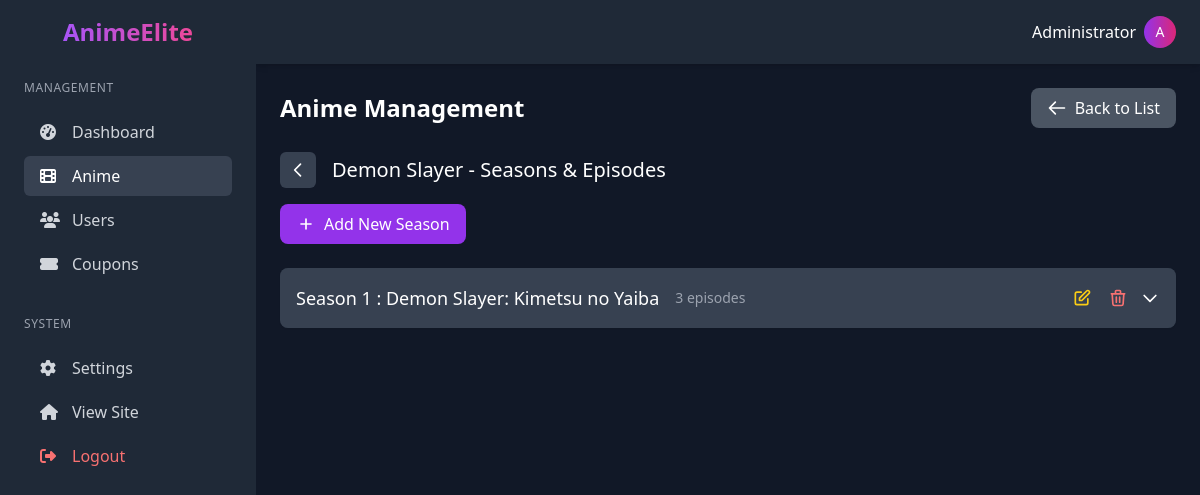
/admin/anime_management.php?action=seasons&id=2 (signed in), run on an earlier commit of the app's database.
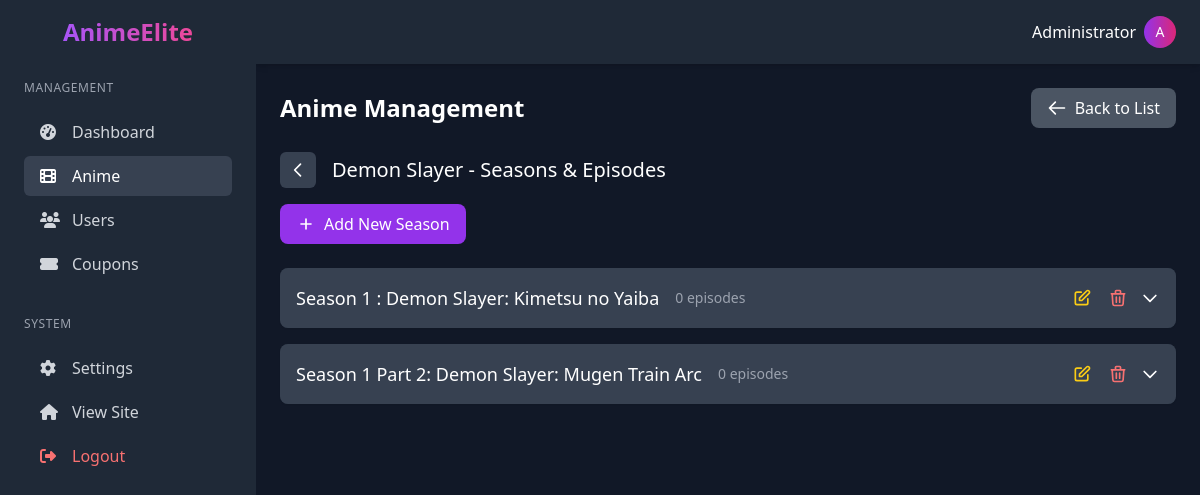
And on a later commit of the database.
### tables this page shows
CREATE TABLE IF NOT EXISTS users (
    id INT AUTO_INCREMENT PRIMARY KEY,
    username VARCHAR(50) NOT NULL UNIQUE,
    email VARCHAR(100) NOT NULL UNIQUE,
    password VARCHAR(255) NOT NULL,
    display_name VARCHAR(100),
    avatar VARCHAR(255),
    role ENUM('user', 'admin') DEFAULT 'user',
    created_at TIMESTAMP DEFAULT CURRENT_TIMESTAMP,
    updated_at TIMESTAMP DEFAULT CURRENT_TIMESTAMP ON UPDATE CURRENT_TIMESTAMP
);

CREATE TABLE IF NOT EXISTS anime (
    id INT AUTO_INCREMENT PRIMARY KEY,
    title VARCHAR(255) NOT NULL,
    description TEXT,
    cover_image VARCHAR(255),
    release_year VARCHAR(4),
    genres VARCHAR(255),
    status ENUM('ongoing', 'completed', 'upcoming') DEFAULT 'ongoing',
    created_at TIMESTAMP DEFAULT CURRENT_TIMESTAMP,
    updated_at TIMESTAMP DEFAULT CURRENT_TIMESTAMP ON UPDATE CURRENT_TIMESTAMP
);

CREATE TABLE IF NOT EXISTS seasons (
    id INT AUTO_INCREMENT PRIMARY KEY,
    anime_id INT NOT NULL,
    season_number INT NOT NULL,
    part_number INT DEFAULT 1,
    title VARCHAR(255),
    description TEXT,
    cover_image VARCHAR(255),
    release_year VARCHAR(4),
    created_at TIMESTAMP DEFAULT CURRENT_TIMESTAMP,
    updated_at TIMESTAMP DEFAULT CURRENT_TIMESTAMP ON UPDATE CURRENT_TIMESTAMP,
    FOREIGN KEY (anime_id) REFERENCES anime(id) ON DELETE CASCADE,
    UNIQUE KEY unique_season_part (anime_id, season_number, part_number)
);

### admin/anime_management.php (the view, shortened to what this page needs)
<?php
require_once 'includes/header.php';
$action = isset($_GET['action']) ? $_GET['action'] : 'list';
$anime_id = isset($_GET['id']) ? intval($_GET['id']) : 0;
?>
<div class="flex justify-between items-center mb-6">
    <h1 class="text-2xl font-semibold">Anime Management</h1>
    <?php if ($action === 'list'): ?>
    <a href="anime_management.php?action=add" class="bg-purple-600 hover:bg-purple-700 text-white font-medium py-2 px-4 rounded-lg transition-colors flex items-center">
        <svg class="w-5 h-5 mr-2" fill="none" stroke="currentColor" viewBox="0 0 24 24" xmlns="http://www.w3.org/2000/svg">
            <path stroke-linecap="round" stroke-linejoin="round" stroke-width="2" d="M12 6v6m0 0v6m0-6h6m-6 0H6"></path>
        </svg>
        Add New Anime
    </a>
    <?php else: ?>
    <a href="anime_management.php" class="bg-gray-600 hover:bg-gray-700 text-white font-medium py-2 px-4 rounded-lg transition-colors flex items-center">
        <svg class="w-5 h-5 mr-2" fill="none" stroke="currentColor" viewBox="0 0 24 24" xmlns="http://www.w3.org/2000/svg">
            <path stroke-linecap="round" stroke-linejoin="round" stroke-width="2" d="M10 19l-7-7m0 0l7-7m-7 7h18"></path>
        </svg>
        Back to List
    </a>
    <?php endif; ?>
</div>
<?php if ($action === 'seasons' && $anime_id > 0): ?>
<?php
try {
    $stmt = $pdo->prepare("SELECT * FROM anime WHERE id = ?");
    $stmt->execute([$anime_id]);
    if ($stmt->rowCount() === 0) {
        $error = "Anime not found.";
    } else {
        $anime = $stmt->fetch(PDO::FETCH_ASSOC);
        $stmt = $pdo->prepare("SELECT * FROM seasons WHERE anime_id = ? ORDER BY season_number ASC");
        $stmt->execute([$anime_id]);
        $seasons = $stmt->fetchAll(PDO::FETCH_ASSOC);
        foreach ($seasons as $key => $season) {
            $stmt = $pdo->prepare("SELECT COUNT(*) FROM episodes WHERE season_id = ?");
            $stmt->execute([$season['id']]);
            $seasons[$key]['episode_count'] = $stmt->fetchColumn();
        }
    }
} catch (PDOException $e) {
    $error = "Database error: " . $e->getMessage();
}
?>
<div class="mb-6">
    <div class="flex items-center mb-4">
        <a href="anime_management.php?action=edit&id=<?= $anime_id ?>" class="bg-gray-700 p-2 rounded-md hover:bg-gray-600 transition-colors mr-4">
            <svg class="w-5 h-5" fill="none" stroke="currentColor" viewBox="0 0 24 24" xmlns="http://www.w3.org/2000/svg">
                <path stroke-linecap="round" stroke-linejoin="round" stroke-width="2" d="M15 19l-7-7 7-7"></path>
            </svg>
        </a>
        <h2 class="text-xl font-medium"><?= htmlspecialchars($anime['title']) ?> - Seasons & Episodes</h2>
    </div>
    <div class="flex mb-4 space-x-4">
        <a href="#add-season-modal" onclick="openAddSeasonModal()" class="bg-purple-600 hover:bg-purple-700 text-white font-medium py-2 px-4 rounded-lg transition-colors flex items-center">
            <svg class="w-5 h-5 mr-2" fill="none" stroke="currentColor" viewBox="0 0 24 24" xmlns="http://www.w3.org/2000/svg">
                <path stroke-linecap="round" stroke-linejoin="round" stroke-width="2" d="M12 6v6m0 0v6m0-6h6m-6 0H6"></path>
            </svg>
            Add New Season
        </a>
    </div>
</div>
<?php if (empty($seasons)): ?>
<div class="bg-gray-800 p-12 rounded-lg text-center">
    <svg class="w-16 h-16 text-gray-600 mx-auto mb-4" fill="none" stroke="currentColor" viewBox="0 0 24 24" xmlns="http://www.w3.org/2000/svg">
        <path stroke-linecap="round" stroke-linejoin="round" stroke-width="2" d="M7 4v16M17 4v16M3 8h18M3 16h18"></path>
    </svg>
    <h3 class="text-xl font-medium text-gray-300 mb-2">No Seasons Yet</h3>
    <p class="text-gray-400 mb-6">Start by adding your first season to this anime.</p>
    <button onclick="openAddSeasonModal()" class="bg-purple-600 hover:bg-purple-700 text-white font-medium py-2 px-6 rounded-lg transition-colors">
        Add First Season
    </button>
</div>
<?php else: ?>
<div class="space-y-4">
    <?php foreach ($seasons as $season): ?>
    <div class="bg-gray-800 rounded-lg overflow-hidden shadow-sm" x-data="{ open: false }">
        <div @click="open = !open" class="flex justify-between items-center p-4 cursor-pointer bg-gray-700 hover:bg-gray-600 transition-colors">
            <div class="flex items-center">
                <span class="text-lg font-medium">
                    Season <?= htmlspecialchars($season['season_number']) ?>
                    <?= $season['part_number'] > 1 ? ' Part ' . htmlspecialchars($season['part_number']) : '' ?>:
                    <?= htmlspecialchars($season['title'] ?? 'Untitled') ?>
                </span>
                <span class="ml-4 text-sm text-gray-400"><?= $season['episode_count'] ?> episode<?= $season['episode_count'] !== 1 ? 's' : '' ?></span>
            </div>
            <div class="flex items-center">
                <button @click.stop="openEditSeasonModal(<?= $season['id'] ?>)" class="p-1 text-yellow-400 hover:text-yellow-300 mr-2">
                    <svg class="w-5 h-5" fill="none" stroke="currentColor" viewBox="0 0 24 24" xmlns="http://www.w3.org/2000/svg">
                        <path stroke-linecap="round" stroke-linejoin="round" stroke-width="2" d="M11 5H6a2 2 0 00-2 2v11a2 2 0 002 2h11a2 2 0 002-2v-5m-1.414-9.414a2 2 0 112.828 2.828L11.828 15H9v-2.828l8.586-8.586z"></path>
                    </svg>
                </button>
                <button @click.stop="if(confirm('Are you sure you want to delete this season? This will also delete all episodes in this season.')) window.location.href='anime_management.php?action=delete_season&id=<?= $season['id'] ?>&anime_id=<?= $anime_id ?>'" class="p-1 text-red-400 hover:text-red-300 mr-2">
                </button>
                <svg class="w-5 h-5 transform transition-transform" :class="open ? 'rotate-180' : ''" fill="none" stroke="currentColor" viewBox="0 0 24 24" xmlns="http://www.w3.org/2000/svg">
                    <path stroke-linecap="round" stroke-linejoin="round" stroke-width="2" d="M19 9l-7 7-7-7"></path>
                </svg>
            </div>
        </div>
    </div>
    <?php endforeach; ?>
</div>
<?php endif; ?>
<?php endif; ?>
<?php require_once 'includes/footer.php'; ?>

### admin/includes/header.php (shortened to what this page needs)
<?php
require_once '../config.php';
$admin_data = null;
try {
    $pdo = new PDO("mysql:host=$host;dbname=$dbname", $username, $password);
    $pdo->setAttribute(PDO::ATTR_ERRMODE, PDO::ERRMODE_EXCEPTION);
    $stmt = $pdo->prepare("SELECT id, username, email, display_name, avatar FROM users WHERE id = ? AND role = 'admin'");
    $stmt->execute([$_SESSION['user_id']]);
    $admin_data = $stmt->fetch(PDO::FETCH_ASSOC);
} catch (PDOException $e) {
    $error = "Database error: " . $e->getMessage();
}
$current_page = basename($_SERVER['PHP_SELF']);
?>
<!DOCTYPE html>
<html lang="en">
<head>
    <script src="https://cdn.tailwindcss.com"></script>
    <link rel="stylesheet" href="https://cdnjs.cloudflare.com/ajax/libs/font-awesome/6.4.0/css/all.min.css">
</head>
<body class="bg-gray-900 text-white min-h-screen flex">
    <div class="bg-gray-800 w-64 px-6 py-4 fixed h-full overflow-auto hidden md:block">
        <div class="flex items-center justify-center mb-8">
            <a href="index.php" class="text-2xl font-bold bg-gradient-to-r from-purple-500 to-pink-500 bg-clip-text text-transparent">AnimeElite</a>
        </div>
        <h2 class="text-xs uppercase text-gray-400 font-medium mb-4 tracking-wider">Management</h2>
        <nav class="mb-8">
            <a href="index.php" class="flex items-center py-2 px-4 text-gray-300 hover:text-white rounded-md mb-1 <?= $current_page === 'index.php' ? 'bg-gray-700 text-white' : '' ?>">
                <i class="fas fa-tachometer-alt w-5 mr-3"></i>
                <span>Dashboard</span>
            </a>
            <a href="anime_management.php" class="flex items-center py-2 px-4 text-gray-300 hover:text-white rounded-md mb-1 <?= $current_page === 'anime_management.php' ? 'bg-gray-700 text-white' : '' ?>">
                <i class="fas fa-film w-5 mr-3"></i>
                <span>Anime</span>
            </a>
            <a href="user_management.php" class="flex items-center py-2 px-4 text-gray-300 hover:text-white rounded-md mb-1 <?= $current_page === 'user_management.php' ? 'bg-gray-700 text-white' : '' ?>">
                <i class="fas fa-users w-5 mr-3"></i>
                <span>Users</span>
            </a>
            <a href="coupon_management.php" class="flex items-center py-2 px-4 text-gray-300 hover:text-white rounded-md mb-1 <?= $current_page === 'coupon_management.php' ? 'bg-gray-700 text-white' : '' ?>">
                <i class="fas fa-ticket-alt w-5 mr-3"></i>
                <span>Coupons</span>
            </a>
        </nav>
        <h2 class="text-xs uppercase text-gray-400 font-medium mb-4 tracking-wider">System</h2>
        <nav>
            <a href="settings.php" class="flex items-center py-2 px-4 text-gray-300 hover:text-white rounded-md mb-1 <?= $current_page === 'settings.php' ? 'bg-gray-700 text-white' : '' ?>">
                <i class="fas fa-cog w-5 mr-3"></i>
                <span>Settings</span>
            </a>
            <a href="../index.php" class="flex items-center py-2 px-4 text-gray-300 hover:text-white rounded-md mb-1">
                <i class="fas fa-home w-5 mr-3"></i>
                <span>View Site</span>
            </a>
            <a href="../logout.php" class="flex items-center py-2 px-4 text-red-400 hover:text-red-300 rounded-md">
                <i class="fas fa-sign-out-alt w-5 mr-3"></i>
                <span>Logout</span>
            </a>
        </nav>
    </div>
    <div class="flex-1 md:ml-64 flex flex-col">
        <header class="bg-gray-800 shadow-md py-4 px-6 flex justify-between items-center">
            <div class="flex items-center ml-auto">
                <span class="mr-2"><?= htmlspecialchars($admin_data['display_name'] ?? $admin_data['username'] ?? 'Admin') ?></span>
                <?php if (isset($admin_data['avatar']) && $admin_data['avatar']): ?>
                    <img src="<?= htmlspecialchars($admin_data['avatar']) ?>" alt="Avatar" class="w-8 h-8 rounded-full">
                <?php else: ?>
                    <div class="w-8 h-8 rounded-full bg-gradient-to-r from-purple-600 to-pink-600 flex items-center justify-center">
                        <span class="text-white text-sm font-medium">
                            <?= isset($admin_data['display_name']) ? substr($admin_data['display_name'], 0, 1) :
                                (isset($admin_data['username']) ? substr($admin_data['username'], 0, 1) : 'A') ?>
                        </span>
                    </div>
                <?php endif; ?>
            </div>
        </header>
        <div class="p-6 flex-grow">

### admin/includes/footer.php (shortened to what this page needs)
        </div>
    </div>
</body>
</html>

### admin/includes/header.php (style rules this page uses)
body { background-color: #0f172a; color: #fff; }

What changed in the data, as far as the page shows it:
no longer on this page (row edited): seasons: season_number "1", title "Demon Slayer: Kimetsu no Yaiba", id "3"
added seasons: season_number "1", title "Demon Slayer: Kimetsu no Yaiba", episode_count "0"
added seasons: season_number "1", part_number "2", title "Demon Slayer: Mugen Train Arc", episode_count "0"
